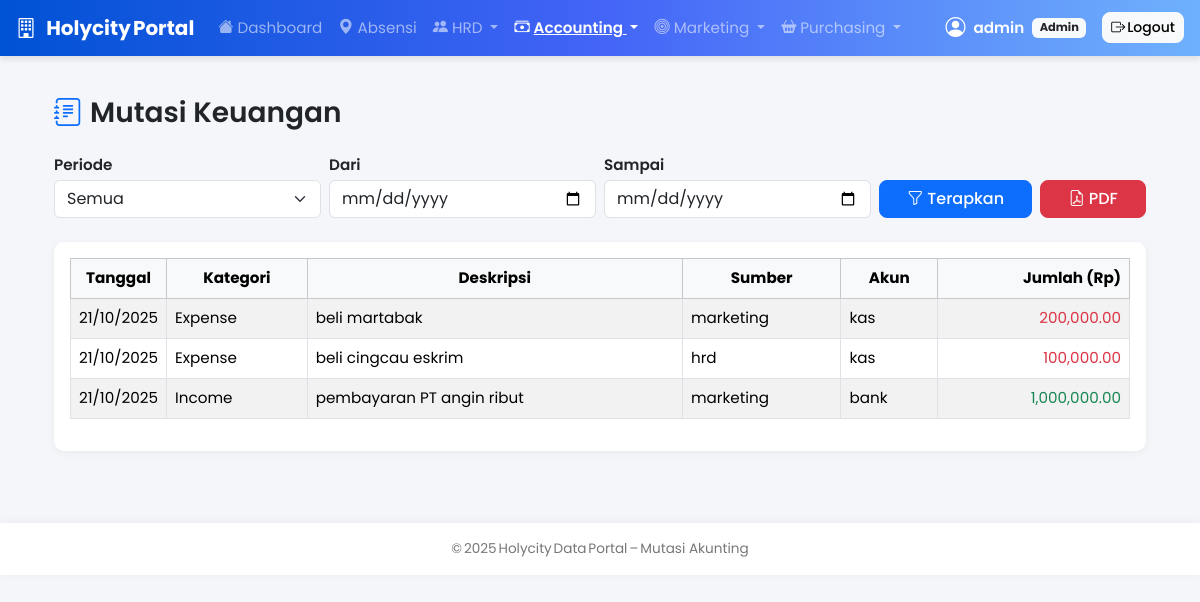
The page /accounting/mutasi (signed in) on the database its author committed.
### models.py (models this page shows, shortened)
class User(db.Model, UserMixin):
    __tablename__ = "users"
    id = db.Column(db.Integer, primary_key=True)
    username = db.Column(db.String(100), unique=True, nullable=False)
    password = db.Column(db.String(255), nullable=False)
    role = db.Column(db.String(50), default="employee")
    employee_id = db.Column(db.Integer, db.ForeignKey("employees.id"))
    employee = db.relationship("Employee", back_populates="user", uselist=False)

class Transaction(db.Model):
    __tablename__ = "transactions"
    id = db.Column(db.Integer, primary_key=True)
    date = db.Column(db.Date, default=lambda: datetime.utcnow().date())
    category = db.Column(db.String(20))
    description = db.Column(db.String(255))
    source = db.Column(db.String(100))
    account = db.Column(db.String(100))
    amount = db.Column(db.Float)
    receipt = db.Column(db.String(255))

### routes/accounting.py (the view)
@accounting_bp.route("/mutasi", methods=["GET", "POST"])
@login_required
def mutasi():
    if current_user.role not in ("admin", "hrd"):
        return "Akses ditolak", 403
    mode = request.form.get("mode", "all")
    mutations = get_mutations(mode)
    return render_template(
        "accounting/mutasi.html",
        user=current_user,
        mutations=mutations,
        selected_mode=mode
    )

### services/accounting_service.py (called while the page is built)
def get_mutations(mode):
    today = datetime.utcnow().date()
    query = Transaction.query
    if mode == "daily":
        query = query.filter(func.date(Transaction.date) == today)
    elif mode == "monthly":
        query = query.filter(func.extract("month", Transaction.date) == today.month,
                             func.extract("year", Transaction.date) == today.year)
    elif mode == "yearly":
        query = query.filter(func.extract("year", Transaction.date) == today.year)
    return query.order_by(Transaction.date.desc()).all()

### templates/accounting/mutasi.html (shortened to what this page needs)
{% set page_title = "Mutasi Akunting" %}
{% extends "base.html" %}
{% block content %}
<div class="container mt-3">
  <div class="d-flex justify-content-between align-items-center mb-3">
    <h3 class="fw-semibold"><i class="bi bi-journal-text me-2 text-primary"></i>Mutasi Keuangan</h3>
  </div>
  <form method="POST" class="mb-4 row g-2 align-items-end">
    <div class="col-md-3">
      <label class="form-label fw-semibold mb-1">Periode</label>
      <select name="mode" id="mode" class="form-select">
        <option value="all" {% if selected_mode == 'all' %}selected{% endif %}>Semua</option>
      </select>
    </div>
    <div class="col-md-3">
      <label class="form-label fw-semibold mb-1">Dari</label>
      <input type="date" name="start_date" value="{{ request.form.get('start_date', '') }}" class="form-control">
    </div>
    <div class="col-md-3">
      <label class="form-label fw-semibold mb-1">Sampai</label>
      <input type="date" name="end_date" value="{{ request.form.get('end_date', '') }}" class="form-control">
    </div>
    <div class="col-md-3 d-flex gap-2">
      <button type="submit" class="btn btn-primary flex-fill"><i class="bi bi-funnel me-1"></i>Terapkan</button>
      <a href="{{ url_for('accounting.export_mutasi_pdf', mode=selected_mode) }}"
         class="btn btn-danger flex-fill">
         <i class="bi bi-file-earmark-pdf me-1"></i>PDF
      </a>
    </div>
  </form>
  <div class="card p-3">
    <div class="table-responsive">
      <table id="tableMutasi" class="table table-striped table-bordered align-middle">
        <thead class="table-light">
          <tr class="text-center">
            <th style="width:90px;">Tanggal</th>
            <th>Kategori</th>
            <th>Deskripsi</th>
            <th>Sumber</th>
            <th>Akun</th>
            <th class="text-end">Jumlah (Rp)</th>
          </tr>
        </thead>
        <tbody>
          {% for m in mutations %}
          <tr>
            <td class="text-center">{{ m.date.strftime('%d/%m/%Y') }}</td>
            <td class="text-capitalize">{{ m.category }}</td>
            <td>{{ m.description or '-' }}</td>
            <td>{{ m.source or '-' }}</td>
            <td>{{ m.account or '-' }}</td>
            <td class="text-end {% if m.category=='income' %}text-success{% else %}text-danger{% endif %}">
              {{ "{:,.2f}".format(m.amount) }}
            </td>
          </tr>
          {% else %}
          <tr>
            <td colspan="6" class="text-center text-muted py-3">
              <i class="bi bi-info-circle me-1"></i>Belum ada data mutasi untuk periode ini.
            </td>
          </tr>
          {% endfor %}
        </tbody>
      </table>
    </div>
  </div>
</div>
{% endblock %}
{% block footer %}
  © {{ 2025 }} Holycity Data Portal – Mutasi Akunting
{% endblock %}

### templates/base.html (shortened to what this page needs)
<!DOCTYPE html>
<html lang="id">
<head>
  <link href="https://cdn.jsdelivr.net/npm/bootstrap@5.3.2/dist/css/bootstrap.min.css" rel="stylesheet">
  <link href="https://cdn.jsdelivr.net/npm/bootstrap-icons@1.11.1/font/bootstrap-icons.css" rel="stylesheet">
</head>
<body>
  <nav class="navbar navbar-expand-lg navbar-dark px-3 sticky-top">
    <a class="navbar-brand fw-bold d-flex align-items-center" href="{{ url_for('home') }}">
      <i class="bi bi-building me-2"></i> Holycity Portal
    </a>
    {% if current_user.is_authenticated %}
    <div class="collapse navbar-collapse" id="navbarsExample">
      <ul class="navbar-nav me-auto mb-2 mb-lg-0">
        <li class="nav-item">
          <a class="nav-link {% if request.endpoint == 'home' %}active{% endif %}" href="{{ url_for('home') }}">
            <i class="bi bi-house-fill me-1"></i>Dashboard
          </a>
        </li>
        <li class="nav-item">
          <a class="nav-link {% if request.endpoint == 'absensi.absensi_page' %}active{% endif %}" href="{{ url_for('absensi.absensi_page') }}">
            <i class="bi bi-geo-alt-fill me-1"></i>Absensi
          </a>
        </li>
        {% if current_user.role in ['admin','hrd'] %}
        <li class="nav-item dropdown">
          <a class="nav-link dropdown-toggle {% if 'hrd.' in (request.endpoint|default('')) %}active{% endif %}" href="#" role="button" data-bs-toggle="dropdown">
            <i class="bi bi-people-fill me-1"></i>HRD
          </a>
        </li>
        {% endif %}
        {% if current_user.role in ['admin','hrd'] %}
        <li class="nav-item dropdown">
          <a class="nav-link dropdown-toggle {% if 'accounting.' in (request.endpoint|default('')) %}active{% endif %}" href="#" role="button" data-bs-toggle="dropdown">
            <i class="bi bi-cash-stack me-1"></i>Accounting
          </a>
        </li>
        {% endif %}
        <li class="nav-item dropdown">
          <a class="nav-link dropdown-toggle {% if 'marketing.' in (request.endpoint|default('')) %}active{% endif %}"
             href="#" role="button" data-bs-toggle="dropdown">
             <i class="bi bi-bullseye me-1"></i>Marketing
          </a>
        </li>
        <li class="nav-item dropdown">
          <a class="nav-link dropdown-toggle {% if 'purchasing.' in (request.endpoint|default('')) %}active{% endif %}"
             href="#" role="button" data-bs-toggle="dropdown">
             <i class="bi bi-basket2-fill me-1"></i>Purchasing
          </a>
        </li>
      </ul>
      <div class="text-white d-flex align-items-center">
        <i class="bi bi-person-circle me-2 fs-5"></i>
        <span class="fw-semibold">{{ current_user.username }}</span>
        <span class="badge bg-light text-dark ms-2">{{ current_user.role|title }}</span>
        <a href="{{ url_for('logout') }}" class="btn btn-light btn-sm ms-3">
          <i class="bi bi-box-arrow-right"></i> Logout
        </a>
      </div>
    </div>
    {% endif %}
  </nav>
  <div class="container py-4">
    {% block content %}{% endblock %}
  </div>
  <footer>
    {% block footer %}{% endblock %}
  </footer>
</body>
</html>

### templates/base.html (style rules this page uses)
body { background-color:#f4f6f9; font-family:"Poppins","Segoe UI",Roboto,sans-serif; font-size:0.95rem; }
nav.navbar { background:linear-gradient(90deg,#0052d4,#4364f7,#6fb1fc); box-shadow:0 3px 6px rgba(0,0,0,0.1); }
.nav-link.active { font-weight:600;text-decoration:underline; }
.card { border:0;border-radius:10px; box-shadow:0 2px 8px rgba(0,0,0,0.05); transition:transform .2s ease,box-shadow .2s ease; }
.btn { border-radius:8px;font-weight:500;transition:all .2s ease; }
footer { background:#fff;box-shadow:0 -1px 10px rgba(0,0,0,0.05); font-size:0.85rem;color:#777;text-align:center; margin-top:3rem;padding:1rem 0; }

### rows shown on the page
User: username "admin", role "Admin"
Transaction: date "21/10/2025", category "Expense", description "beli martabak", source "marketing", account "kas", amount "200,000.00"
Transaction: date "21/10/2025", category "Expense", description "beli cingcau eskrim", source "hrd", account "kas", amount "100,000.00"
Transaction: date "21/10/2025", category "Income", description "pembayaran PT angin ribut", source "marketing", account "bank", amount "1,000,000.00"

### other values the page prints
{{ 2025 }} "2025"
